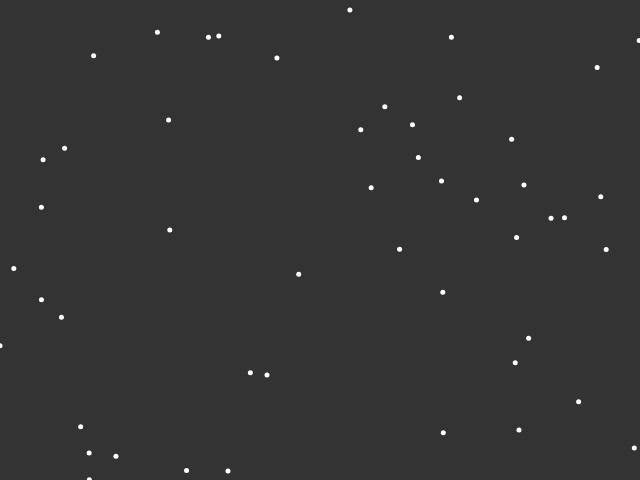
Frame 1 (no input)
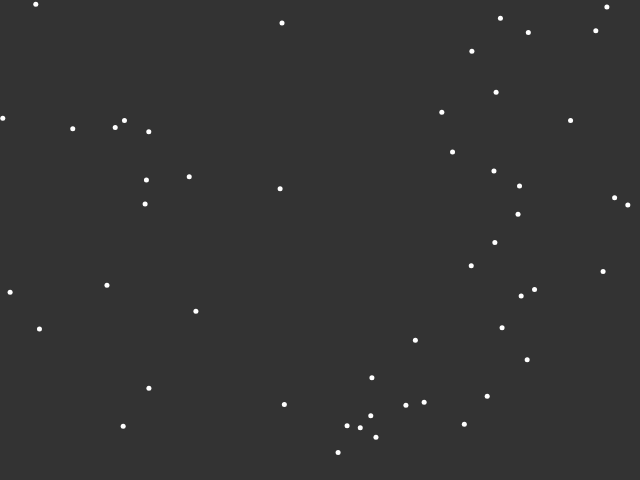
Frame 60 (no input)
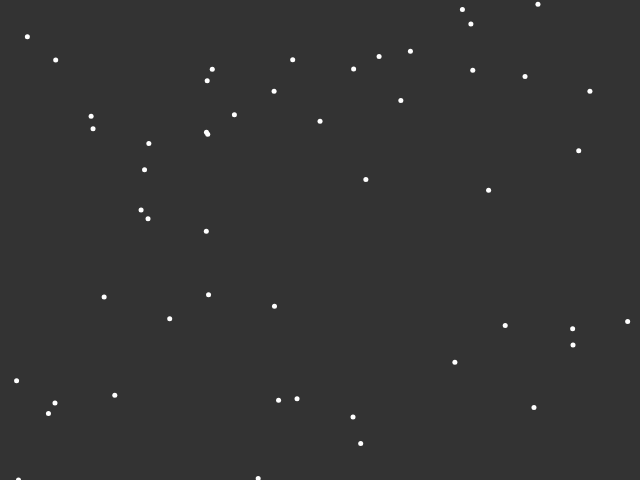
Frame 120 (the mouse pressed at the canvas centre since frame 60)

The p5.js sketch that drew these frames (run headless with seeded random() and noise() and a simulated clock; from frame 60 on, the mouse is pressed at the canvas centre):

// p5.js sketch
// ── sketch.js
boids = new Array();

function setup() {
    createCanvas(640, 480);
    for (let i = 0; i < 50; i++) {
        boids.push(new Boid());
    }
}

function draw() {
    background(51);
    for (let boid of boids) {
        boid.move();
        boid.draw();
    }
}

// ── boids.js
class Boid {
    constructor() {
        this.pos = createVector(random(0, width), random(0, height));
        this.vel = createVector(random(-5, 5), random(-5, 5));
    }
    draw() {
        push();
        strokeWeight(5);
        stroke(255);
        point(this.pos.x, this.pos.y);
    }

    move() {
        this.pos.add(this.vel);
        // wrap edges
        if (this.pos.x < 0) {
            this.pos.x = width;
        }
        if (this.pos.y < 0) {
            this.pos.y = height;
        }
        if (this.pos.x > width) {
            this.pos.x = 0;
        }
        if (this.pos.y >  height) {
            this.pos.y = 0;
        }
    }
}
